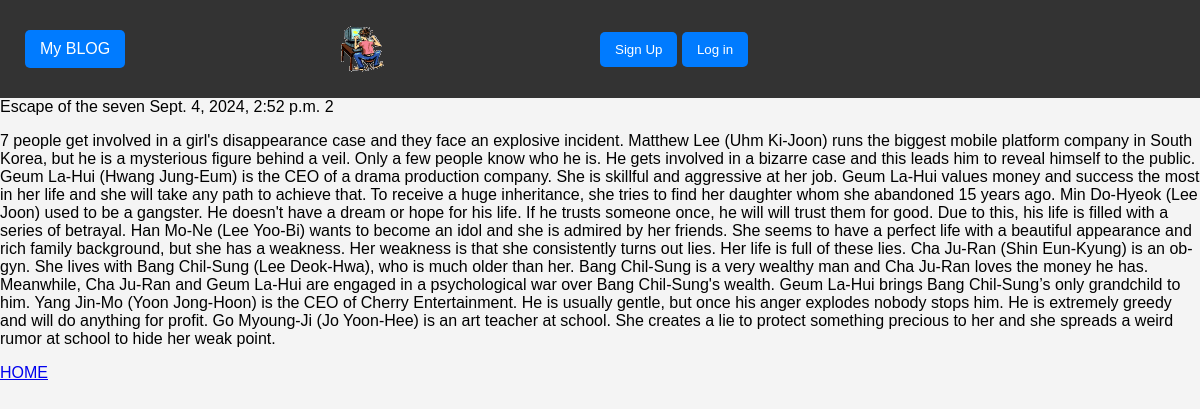
Screenshot of /read/2/ with the database file from the repository.
### blog_app/models.py (models this page shows, shortened)
class Post(models.Model):
    user = models.ForeignKey(User, on_delete=models.RESTRICT, related_name='user')
    title = models.CharField(max_length=100)
    content = models.TextField()
    date = models.DateTimeField(auto_now=True)
    views = models.IntegerField(default=0)

### blog_app/views.py (the view)
# urls.py: path('read/<int:id>/', read, name ='read_detail'),
def read(request, id):
    add = get_object_or_404(Post, id=id)
    add.views+=1
    add.save()
    context = {
        'add': add
    }
    return render (request, 'redirect.html', context)

### blog_app/templates/redirect.html
{% extends "base.html" %}
{% block  content%}
{{add.title}} {{add.date}} {{add.views}}
<p>{{add.content}}</p>
<a href='{% url "posts" %}'>HOME</a>
{% endblock  %}

### blog_app/static/css/base.css (style rules this page uses)
body { font-family: Arial, Helvetica, sans-serif; padding: 0; margin: 0; background-color: #f4f4f4; }

### rows the page displays
Post: title "Escape of the seven", date "Sept. 4, 2024, 2:52 p.m.", views "2", content "7 people get involved in a girl's disappearance case and they face an explosive incident. Matthew Lee (Uhm Ki-Joon) runs the biggest mobile platform company in South Korea, but he is a mysterious figure behind a veil. Only a few people know who he is. He gets involved in a bizarre case and this leads him to reveal himself to the public. Geum La-Hui (Hwang Jung-Eum) is the CEO of a drama production company. She is skillful and aggressive at her job. Geum La-Hui values money and success the most in her life and she will take any path to achieve that. To receive a huge inheritance, she tries to find her daughter whom she abandoned 15 years ago. Min Do-Hyeok (Lee Joon) used to be a gangster. He…"
